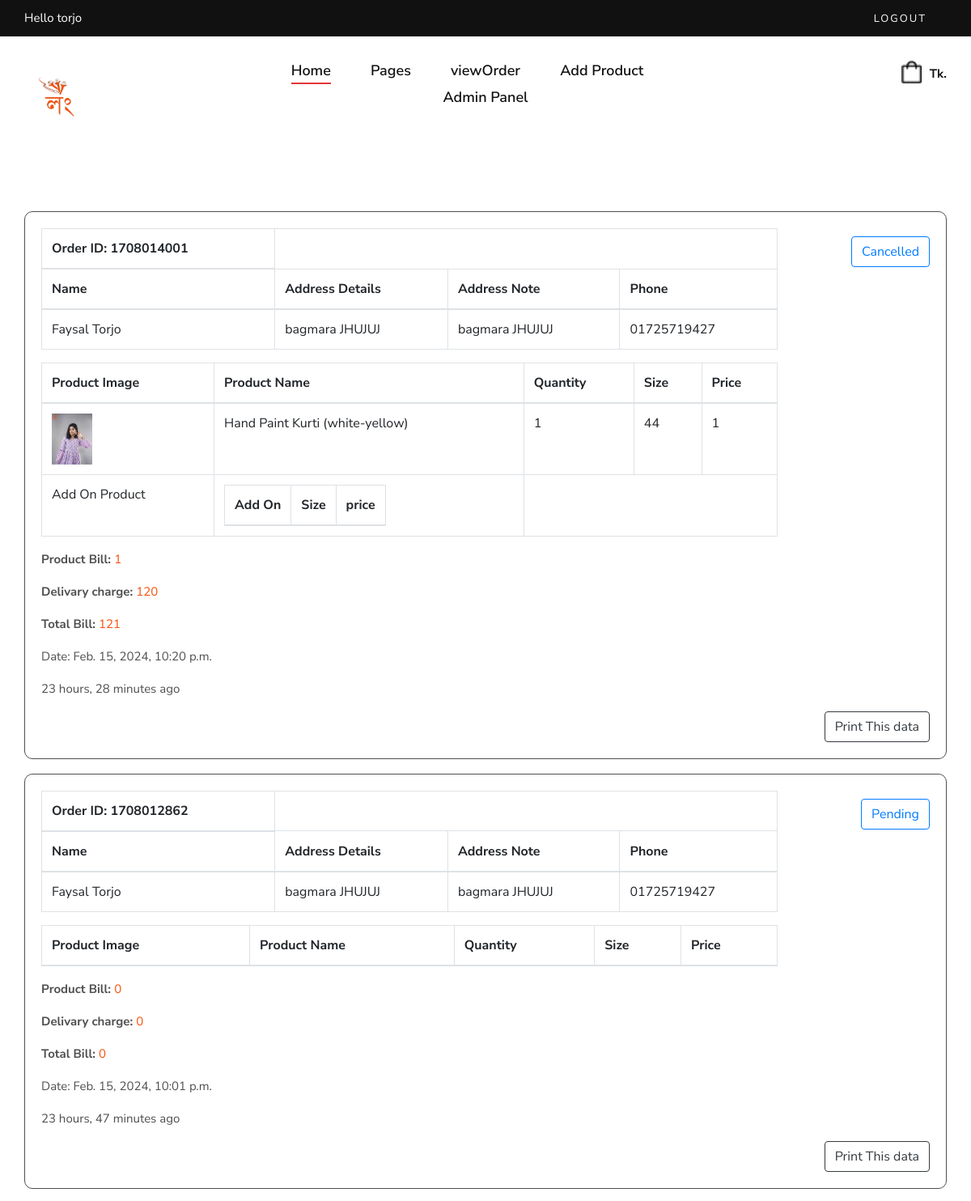
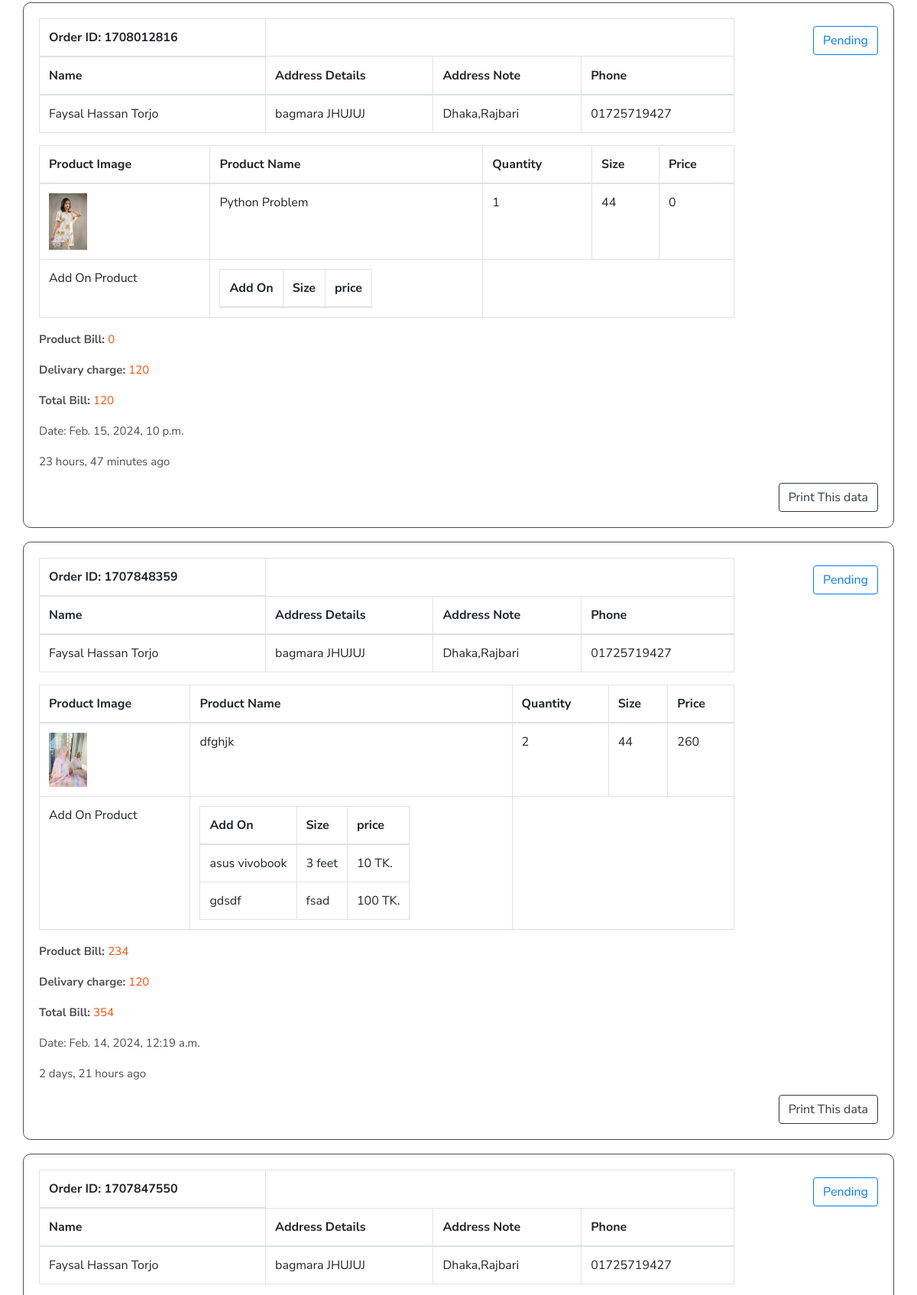
The app's page /view-order/ (signed in, upper part) with its own data (2 pictures, top to bottom).
### shop/models.py (models this page shows, shortened)
class ShippingAddress(models.Model):
    order=models.ForeignKey(Order,on_delete=models.CASCADE,null=True)
    first_name=models.CharField(max_length=20)
    last_name=models.CharField(max_length=20)
    address=models.TextField()
    address_note=models.CharField(max_length=100)
    phon=models.CharField(max_length=20)
    email=models.CharField(max_length=20)
    timestamp=models.DateTimeField(default=now,blank=True)

class Order(models.Model):
    STATUS_CHOICES = [
        ('not_confirm','not_confirm'),
        ('Pending', 'Pending'),
        ('Processing', 'Processing'),
        ('Shipped', 'Shipped'),
        ('Delivered', 'Delivered'),
        ('Cancelled', 'Cancelled'),
    ]
    LOCATION_CHOICES = [
        ('inside_dhaka', 'Inside Dhaka'),
        ('outside_dhaka', 'Outside Dhaka'),
    ]
    user=models.ForeignKey(UserProfile,on_delete=models.SET_NULL,null=True)
    status = models.CharField(max_length=20, choices=STATUS_CHOICES, default='Pending')
    items = models.ManyToManyField('Product', through='OrderItem')
    created_at=models.DateTimeField(default=now,blank=True)
    complete=models.BooleanField(default=False,blank=True)
    order_id=models.CharField(max_length=20,null=True,blank=True)
    coupon=models.BooleanField(default=False,null=True,blank=True)
    coupon_percentange=models.PositiveIntegerField(default=0,null=True,blank=True)
    cancel_reason=models.TextField(null=True,blank=True)
    location = models.CharField(max_length=20, choices=LOCATION_CHOICES, null=True, blank=True)
    totalbill= models.PositiveIntegerField(default=0)
    delivary_charge = models.PositiveIntegerField(default=False)
    @property
    def get_total(self):
        order_items = OrderItem.objects.filter(order=self)
        total = sum(item.item_total for item in order_items)
        if self.coupon:
            total-=total*(self.coupon_percentange/100)
        return int(total)

class OrderItem(models.Model):
    product=models.ForeignKey(Product,on_delete=models.CASCADE,null=True)
    quantity=models.IntegerField(default=0)
    add_on_product= models.ManyToManyField(AddOnProduct)
    order = models.ForeignKey(Order, related_name='order_items',null=True, on_delete=models.CASCADE)
    size=models.CharField(max_length=10,blank=True,null=True)
    @property
    def item_total(self):
        add_on = self.add_on_product.all()
        total_add_on = sum(add_pro.price for add_pro in add_on)
        total=self.product.price*self.quantity
        return total+(total_add_on*self.quantity)

class Product(models.Model):
    name=models.CharField(max_length=100)
    slug = AutoSlugField(populate_from='name',unique=True,null=True,default=None)
    product_code=models.CharField(max_length=100,null=True,blank=True)
    add_on_product=models.ManyToManyField(AddOnProduct,blank=True)
    add_on_product2=models.ManyToManyField(AddOnProduct,related_name='ad_on_2',blank=True)
    add_on_product3=models.ManyToManyField(AddOnProduct,related_name="ad_on_3",blank=True)
    description=models.TextField(null=True,blank=True)
    price = models.IntegerField(default=0)
    discount_percent=models.IntegerField(default=0)
    main_price = models.IntegerField(default=0)
    discount=models.BooleanField(default=True,null=True,blank=False)
    productCategory = models.ManyToManyField(ProductCategory)
    image=models.ImageField(upload_to='product-image/',blank=True,null=True)
    image2=models.ImageField(upload_to='product-image/',blank=True,null=True)
    image3=models.ImageField(upload_to='product-image/',blank=True,null=True)
    image4=models.ImageField(upload_to='product-image/',blank=True,null=True)
    arrive_at=models.DateTimeField(default=now,blank=True)
    new_arrival=models.BooleanField(default=False,blank=True)
    tags = TaggableManager()
    in_stock=models.BooleanField(default=True,blank=True)
    @property
    def imageURL(self):
        try:
            url=self.image.url
        except:
            url=''
        return url

class AddOnProduct(models.Model):
    name=models.CharField(max_length=100)
    price=models.PositiveIntegerField(default=0)
    size = models.CharField(max_length=10,null=True,blank=True)

### shop/views.py (the view)
# urls.py: path('view-order/',viewOrder, name="viewOrder"),
@admin_only
def viewOrder(request):
    shippingAddress=ShippingAddress.objects.all().order_by('-timestamp')
    userProfile=get_user(request)
    context={
       'shippingAddress': shippingAddress,
       'userProfile':userProfile
    }
    return render(request,'shop/viewOrder.html',context)

### shop/templates/shop/viewOrder.html (shortened to what this page needs)
{% extends 'shop/main.html' %}
{% load static %}
{% block body %}
<div class="container">
    <div class="row">
        <div class="col-md-12">
            <h3 class="mt-4 text-center">Orders</h3>
            <div class="list-group mt-2">
                {% for shippingaddress in shippingAddress %}
                <div class="orderinfo mt-2" id="orderinfo_{{ shippingaddress.order.order_id }}" >
                    <div class="row">
                        <div class="col-md-10">
                            <table class="table table-bordered"  >
                                <thead>
                                    <tr>
                                        <th>
                                         Order ID:    {{shippingaddress.order.order_id}}
                                        </th>
                                    </tr>
                                    <tr>
                                        <th>Name</th>
                                        <th>Address Details</th>
                                        <th>Address Note</th>
                                        <th>Phone </th>
                                    </tr>
                                </thead>
                                <tbody>
                                    <tr>
                                        <td>{{shippingaddress.first_name}} {{shippingaddress.last_name}}</td>
                                        <td>{{shippingaddress.address}}</td>
                                        <td>{{shippingaddress.address_note}}</td>
                                        <td>{{shippingaddress.phon}}</td>
                                    </tr>
                                </tbody>
                            </table>
                            <table class="table table-bordered">
                                <thead>
                                    <tr>
                                        <th>Product Image</th>
                                        <th>Product Name</th>
                                        <th>Quantity</th>
                                        <th>Size</th>
                                        <th>Price</th>
                                    </tr>
                                </thead>
                                <tbody>
                                    {% for orderItem in shippingaddress.order.order_items.all %}
                                    <tr>
                                        <td>  <img src="{{orderItem.product.imageURL}}" style="height: auto;width: 50px;"> </td>
                                        <td>{{orderItem.product.name}}</td>
                                        <td>{{orderItem.quantity}}</td>
                                        <td>{{orderItem.size}}</td>
                                        <td>{{orderItem.item_total}}</td>
                                    </tr>
                                    <tr>
                                        <td>Add On Product</td>
                                        <td>
                                            <table>
                                                <thead>
                                                    <th>Add On </th>
                                                    <th>Size</th>
                                                    <th>price</th>
                                                </thead>
                                                <tbody>
                                                    {% for add_on in orderItem.add_on_product.all %}
                                                    <tr>
                                                    <td>
                                                    {{ add_on.name }}<br>
                                                    </td>
                                                    <td>
                                                        {{add_on.size}} <br>
                                                    </td>
                                                    <td>
                                                    {{add_on.price}} TK.<br>
                                                    </td>
                                                    </tr>
                                                    {% endfor %}
                                                </tbody>
                                            </table>
                                        </td>
                                    </tr>
                                    {% endfor %}
                                </tbody>
                            </table>
                            <p><strong style="color: #4f4f4f;">Product Bill: </strong> <span style="color: #f74f06;">{{shippingaddress.order.get_total}} </span></p>
                            <p><strong style="color: #4f4f4f;">Delivary charge: </strong> <span style="color: #f74f06;">{{shippingaddress.order.delivary_charge}} </span></p>
                            {% with delivery_charge=shippingaddress.order.delivary_charge %}
                            {% with total_amount=shippingaddress.order.get_total %}
                                <p>
                                    <strong style="color: #4f4f4f;">Total Bill: </strong>
                                    <span style="color: #f74f06;">{{ delivery_charge|add:total_amount }}</span>
                                </p>
                            {% endwith %}
                        {% endwith %}
                          <p style="color: #4f4f4f;">Date: {{shippingaddress.timestamp}}</p>
                          <p style="color: #4f4f4f;"> {{shippingaddress.timestamp|timesince}} ago</p>
                        </div>
                        <div class="col-md-2 text-right">
                            <a href="{% url 'order_status' pk=shippingaddress.order.id %}" class="btn btn-outline-primary btn-order-complete">{{shippingaddress.order.status}}</a>
                        </div>
                        <div class="col-md-12 text-right">
                            <button onclick="printOrder('orderinfo_{{ shippingaddress.order.order_id }}')" class="btn btn-outline-dark">Print This data</button>
                        </div>
                    </div>
                </div>
                {% endfor %}
            </div>
        </div>
    </div>
</div>
{% endblock %}

### shop/templates/shop/main.html (shortened to what this page needs)
<!DOCTYPE html>
{% load static %}
<html lang="zxx">
<head>
    <link rel="stylesheet" href="https://cdnjs.cloudflare.com/ajax/libs/font-awesome/6.5.1/css/all.min.css" />
    <link rel="stylesheet" href="{% static 'shop/css/bootstrap.min.css' %}" type="text/css">
    <link rel="stylesheet" href="{% static 'shop/css/font-awesome.min.css' %}" type="text/css">
    <link rel="stylesheet" href="{% static 'shop/css/elegant-icons.css' %}" type="text/css">
    <link rel="stylesheet" href="{% static 'shop/css/magnific-popup.css' %}" type="text/css">
    <link rel="stylesheet" href="{% static 'shop/css/nice-select.css' %}" type="text/css">
    <link rel="stylesheet" href="{% static 'shop/css/owl.carousel.min.css' %}" type="text/css">
    <link rel="stylesheet" href="{% static 'shop/css/slicknav.min.css' %}" type="text/css">
    <link rel="stylesheet" href="{% static 'shop/css/style.css' %}" type="text/css">
</head>
<body>
    <header class="header">
        <div class="header__top">
            <div class="container">
                <div class="row">
                    <div class="col-lg-6 col-md-7">
                        <div class="header__top__left">
                            {% if user.is_authenticated %}
                            <p>Hello {{request.user}}</p>
                            {% endif %}
                        </div>
                    </div>
                    <div class="col-lg-6 col-md-5">
                        <div class="header__top__right">
                            <div class="header__top__links">
                                {% if user.is_authenticated %}
                                <a href="{% url 'logout' %}">logout</a>
                                {% else %}
                                <a href="{% url 'login' %}">login</a>
                                {% endif %}
                            </div>
                        </div>
                    </div>
                </div>
            </div>
        </div>
        <div class="container">
            <div class="row">
                <div class="col-lg-3 col-md-3">
                    <div class="header__logo">
                        <a href="/"><img src="{% static 'image/logo/logo2.png' %}" height="80" alt=""></a>
                    </div>
                </div>
                <div class="col-lg-6 col-md-6">
                    <nav class="header__menu mobile-menu">
                        <ul>
                            <li class="active"><a href="/">Home</a></li>
                            <li><a href="#">Pages</a>
                            </li>
                            {% if userProfile.user.is_staff %}
                            <li><a href="{% url 'viewOrder' %}">viewOrder</a></li>
                            <li><a href="{% url 'product_add' %}">Add Product</a></li>
                            <li><a href="{% url 'admin:index' %}">Admin Panel</a></li>
                            {% endif %}
                        </ul>
                    </nav>
                </div>
                <div class="col-lg-3 col-md-3">
                    <div class="header__nav__option">
                        <a href="{% url 'cart' %}"><img src="{% static 'shop/img/icon/cart.png' %}" width="25" alt=""> </a>
                        <div class="price">{{order.get_total}}Tk.</div>
                    </div>
                </div>
            </div>
        </div>
    </header>
	{% block body %}
    {% endblock %}
    <link href="https://fonts.maateen.me/mukti/font.css" rel="stylesheet">
</body>
</html>

### records on screen
ShippingAddress: order.order_id "1708014001", first_name "Faysal", last_name "Torjo", address "bagmara JHUJUJ", address_note "bagmara JHUJUJ", phon "01725719427", order.get_total "1", order.delivary_charge "120", order.delivary_charge|add "121", timestamp "Feb. 15, 2024, 10:20 p.m.", timestamp "23 hours, 28 minutes", order.status "Cancelled"
OrderItem: product.imageURL (picture), product.name "Hand Paint Kurti (white-yellow)", quantity "1", size "44", item_total "1"
ShippingAddress: order.order_id "1708012862", first_name "Faysal", last_name "Torjo", address "bagmara JHUJUJ", address_note "bagmara JHUJUJ", phon "01725719427", order.get_total "0", order.delivary_charge "0", order.delivary_charge|add "0", timestamp "Feb. 15, 2024, 10:01 p.m.", timestamp "23 hours, 47 minutes", order.status "Pending"
ShippingAddress: order.order_id "1708012816", first_name "Faysal Hassan", last_name "Torjo", address "bagmara JHUJUJ", address_note "Dhaka,Rajbari", phon "01725719427", order.get_total "0", order.delivary_charge "120", order.delivary_charge|add "120", timestamp "Feb. 15, 2024, 10 p.m.", timestamp "23 hours, 47 minutes", order.status "Pending"
OrderItem: product.imageURL (picture), product.name "Python Problem", quantity "1", size "44", item_total "0"
ShippingAddress: order.order_id "1707848359", first_name "Faysal Hassan", last_name "Torjo", address "bagmara JHUJUJ", address_note "Dhaka,Rajbari", phon "01725719427", order.get_total "234", order.delivary_charge "120", order.delivary_charge|add "354", timestamp "Feb. 14, 2024, 12:19 a.m.", timestamp "2 days, 21 hours", order.status "Pending"
OrderItem: product.imageURL (picture), product.name "dfghjk", quantity "2", size "44", item_total "260"
AddOnProduct: name "asus vivobook", size "3 feet", price "10"
AddOnProduct: name "gdsdf", size "fsad", price "100"
ShippingAddress: order.order_id "1707847550", first_name "Faysal Hassan", last_name "Torjo", address "bagmara JHUJUJ", address_note "Dhaka,Rajbari", phon "01725719427", order.status "Pending"

### other values on screen
{{ request.user }} "torjo"
